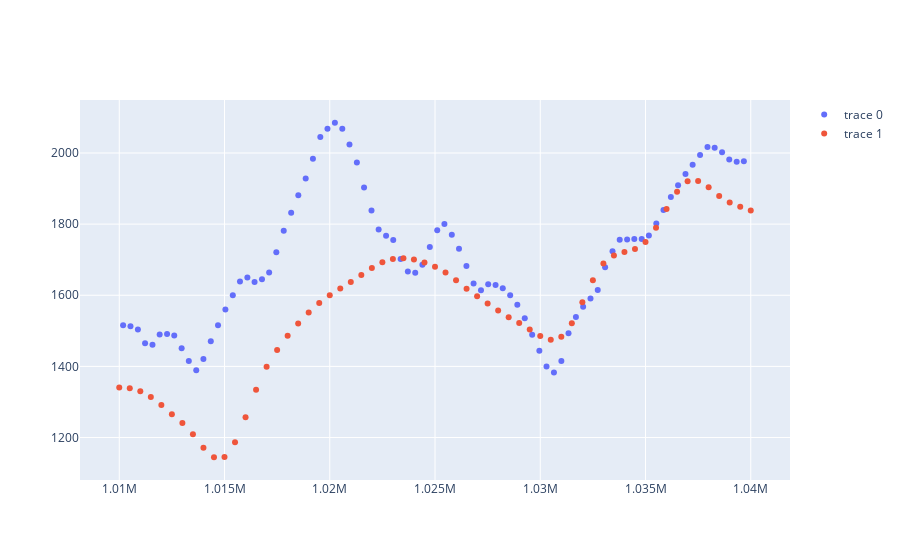

The code cell stored with this chart in its notebook:
### Code cell
fig = go.Figure(data = go.Scatter(x = line_shorter["x"], y = line_shorter["b"], mode = 'markers'))
fig.add_trace(go.Scatter(x = x_array, y = b_array, mode = 'markers'))
# Specify aspect ratio from data
fig.update_scenes(aspectmode = "data")
fig.show()
